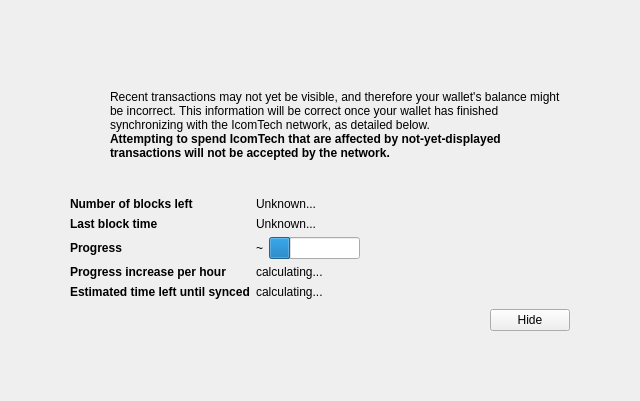
<?xml version="1.0" encoding="UTF-8"?>
<ui version="4.0">
 <class>ModalOverlay</class>
 <widget class="ModalOverlay" name="ModalOverlay">
  <property name="geometry">
   <rect>
    <x>0</x>
    <y>0</y>
    <width>640</width>
    <height>401</height>
   </rect>
  </property>
  <property name="windowTitle">
   <string>Form</string>
  </property>
  <layout class="QVBoxLayout" name="verticalLayout" stretch="0">
   <property name="sizeConstraint">
    <enum>QLayout::SetDefaultConstraint</enum>
   </property>
   <property name="leftMargin">
    <number>0</number>
   </property>
   <property name="topMargin">
    <number>0</number>
   </property>
   <property name="rightMargin">
    <number>0</number>
   </property>
   <property name="bottomMargin">
    <number>0</number>
   </property>
   <item>
    <widget class="QWidget" name="bgWidget" native="true">
     <property name="styleSheet">
      <string notr="true"/>
     </property>
     <layout class="QVBoxLayout" name="verticalLayoutMain" stretch="0">
      <property name="leftMargin">
       <number>60</number>
      </property>
      <property name="topMargin">
       <number>60</number>
      </property>
      <property name="rightMargin">
       <number>60</number>
      </property>
      <property name="bottomMargin">
       <number>60</number>
      </property>
      <item>
       <widget class="QWidget" name="contentWidget" native="true">
        <property name="styleSheet">
         <string notr="true"/>
        </property>
        <layout class="QVBoxLayout" name="verticalLayoutSub" stretch="1,0,0,0,0">
         <property name="spacing">
          <number>0</number>
         </property>
         <property name="leftMargin">
          <number>10</number>
         </property>
         <property name="topMargin">
          <number>10</number>
         </property>
         <property name="rightMargin">
          <number>10</number>
         </property>
         <property name="bottomMargin">
          <number>10</number>
         </property>
         <item>
          <layout class="QHBoxLayout" name="horizontalLayoutIconText" stretch="0,1">
           <property name="topMargin">
            <number>20</number>
           </property>
           <item>
            <layout class="QVBoxLayout" name="verticalLayoutIcon">
             <property name="leftMargin">
              <number>0</number>
             </property>
             <item>
              <widget class="QPushButton" name="warningIcon">
               <property name="enabled">
                <bool>false</bool>
               </property>
               <property name="text">
                <string/>
               </property>
               <property name="icon">
                <iconset>
                 <normaloff>:/icons/warning</normaloff>
                 <disabledoff>:/icons/warning</disabledoff>:/icons/warning</iconset>
               </property>
               <property name="iconSize">
                <size>
                 <width>48</width>
                 <height>48</height>
                </size>
               </property>
               <property name="flat">
                <bool>true</bool>
               </property>
              </widget>
             </item>
             <item>
              <spacer name="verticalSpacerWarningIcon">
               <property name="orientation">
                <enum>Qt::Vertical</enum>
               </property>
               <property name="sizeHint" stdset="0">
                <size>
                 <width>20</width>
                 <height>40</height>
                </size>
               </property>
              </spacer>
             </item>
            </layout>
           </item>
           <item>
            <layout class="QVBoxLayout" name="verticalLayoutInfoText">
             <property name="leftMargin">
              <number>0</number>
             </property>
             <property name="topMargin">
              <number>0</number>
             </property>
             <item>
              <widget class="QLabel" name="infoText">
               <property name="text">
                <string>Recent transactions may not yet be visible, and therefore your wallet's balance might be incorrect. This information will be correct once your wallet has finished synchronizing with the IcomTech network, as detailed below.</string>
               </property>
               <property name="textFormat">
                <enum>Qt::RichText</enum>
               </property>
               <property name="wordWrap">
                <bool>true</bool>
               </property>
              </widget>
             </item>
             <item>
              <widget class="QLabel" name="infoTextStrong">
               <property name="font">
                <font>
                 <weight>75</weight>
                 <bold>true</bold>
                </font>
               </property>
               <property name="text">
                <string>Attempting to spend IcomTech that are affected by not-yet-displayed transactions will not be accepted by the network.</string>
               </property>
               <property name="textFormat">
                <enum>Qt::RichText</enum>
               </property>
               <property name="wordWrap">
                <bool>true</bool>
               </property>
              </widget>
             </item>
             <item>
              <spacer name="verticalSpacerInTextSpace">
               <property name="orientation">
                <enum>Qt::Vertical</enum>
               </property>
               <property name="sizeHint" stdset="0">
                <size>
                 <width>20</width>
                 <height>40</height>
                </size>
               </property>
              </spacer>
             </item>
            </layout>
           </item>
          </layout>
         </item>
         <item>
          <spacer name="verticalSpacerAfterText">
           <property name="orientation">
            <enum>Qt::Vertical</enum>
           </property>
           <property name="sizeHint" stdset="0">
            <size>
             <width>20</width>
             <height>40</height>
            </size>
           </property>
          </spacer>
         </item>
         <item>
          <layout class="QFormLayout" name="formLayout">
           <property name="fieldGrowthPolicy">
            <enum>QFormLayout::FieldsStayAtSizeHint</enum>
           </property>
           <property name="horizontalSpacing">
            <number>6</number>
           </property>
           <property name="verticalSpacing">
            <number>6</number>
           </property>
           <property name="topMargin">
            <number>10</number>
           </property>
           <item row="0" column="0">
            <widget class="QLabel" name="labelNumberOfBlocksLeft">
             <property name="font">
              <font>
               <weight>75</weight>
               <bold>true</bold>
              </font>
             </property>
             <property name="text">
              <string>Number of blocks left</string>
             </property>
            </widget>
           </item>
           <item row="0" column="1">
            <widget class="QLabel" name="numberOfBlocksLeft">
             <property name="text">
              <string>Unknown...</string>
             </property>
            </widget>
           </item>
           <item row="1" column="0">
            <widget class="QLabel" name="labelLastBlockTime">
             <property name="font">
              <font>
               <weight>75</weight>
               <bold>true</bold>
              </font>
             </property>
             <property name="text">
              <string>Last block time</string>
             </property>
            </widget>
           </item>
           <item row="1" column="1">
            <widget class="QLabel" name="newestBlockDate">
             <property name="sizePolicy">
              <sizepolicy hsizetype="Maximum" vsizetype="Preferred">
               <horstretch>0</horstretch>
               <verstretch>0</verstretch>
              </sizepolicy>
             </property>
             <property name="text">
              <string>Unknown...</string>
             </property>
            </widget>
           </item>
           <item row="2" column="0">
            <widget class="QLabel" name="labelSyncDone">
             <property name="font">
              <font>
               <weight>75</weight>
               <bold>true</bold>
              </font>
             </property>
             <property name="text">
              <string>Progress</string>
             </property>
            </widget>
           </item>
           <item row="2" column="1">
            <layout class="QHBoxLayout" name="horizontalLayoutSync" stretch="0,1">
             <item>
              <widget class="QLabel" name="percentageProgress">
               <property name="text">
                <string notr="true">~</string>
               </property>
              </widget>
             </item>
             <item>
              <widget class="QProgressBar" name="progressBar">
               <property name="value">
                <number>24</number>
               </property>
               <property name="format">
                <string/>
               </property>
              </widget>
             </item>
            </layout>
           </item>
           <item row="4" column="0">
            <widget class="QLabel" name="labelProgressIncrease">
             <property name="font">
              <font>
               <weight>75</weight>
               <bold>true</bold>
              </font>
             </property>
             <property name="text">
              <string>Progress increase per hour</string>
             </property>
            </widget>
           </item>
           <item row="4" column="1">
            <widget class="QLabel" name="progressIncreasePerH">
             <property name="text">
              <string>calculating...</string>
             </property>
            </widget>
           </item>
           <item row="5" column="0">
            <widget class="QLabel" name="labelEstimatedTimeLeft">
             <property name="font">
              <font>
               <weight>75</weight>
               <bold>true</bold>
              </font>
             </property>
             <property name="text">
              <string>Estimated time left until synced</string>
             </property>
            </widget>
           </item>
           <item row="5" column="1">
            <widget class="QLabel" name="expectedTimeLeft">
             <property name="text">
              <string>calculating...</string>
             </property>
            </widget>
           </item>
          </layout>
         </item>
         <item>
          <layout class="QHBoxLayout" name="horizontalLayoutButtons">
           <property name="leftMargin">
            <number>10</number>
           </property>
           <property name="topMargin">
            <number>10</number>
           </property>
           <item>
            <spacer name="horizontalSpacer">
             <property name="orientation">
              <enum>Qt::Horizontal</enum>
             </property>
             <property name="sizeHint" stdset="0">
              <size>
               <width>40</width>
               <height>20</height>
              </size>
             </property>
            </spacer>
           </item>
           <item>
            <widget class="QPushButton" name="closeButton">
             <property name="text">
              <string>Hide</string>
             </property>
            </widget>
           </item>
          </layout>
         </item>
         <item>
          <layout class="QVBoxLayout" name="verticalLayout_2">
           <item>
            <spacer name="verticalSpacer">
             <property name="orientation">
              <enum>Qt::Vertical</enum>
             </property>
             <property name="sizeHint" stdset="0">
              <size>
               <width>20</width>
               <height>40</height>
              </size>
             </property>
            </spacer>
           </item>
          </layout>
         </item>
        </layout>
       </widget>
      </item>
     </layout>
    </widget>
   </item>
  </layout>
 </widget>
 <customwidgets>
  <customwidget>
   <class>ModalOverlay</class>
   <extends>QWidget</extends>
   <header>modaloverlay.h</header>
   <container>1</container>
  </customwidget>
 </customwidgets>
 <resources/>
 <connections/>
</ui>
